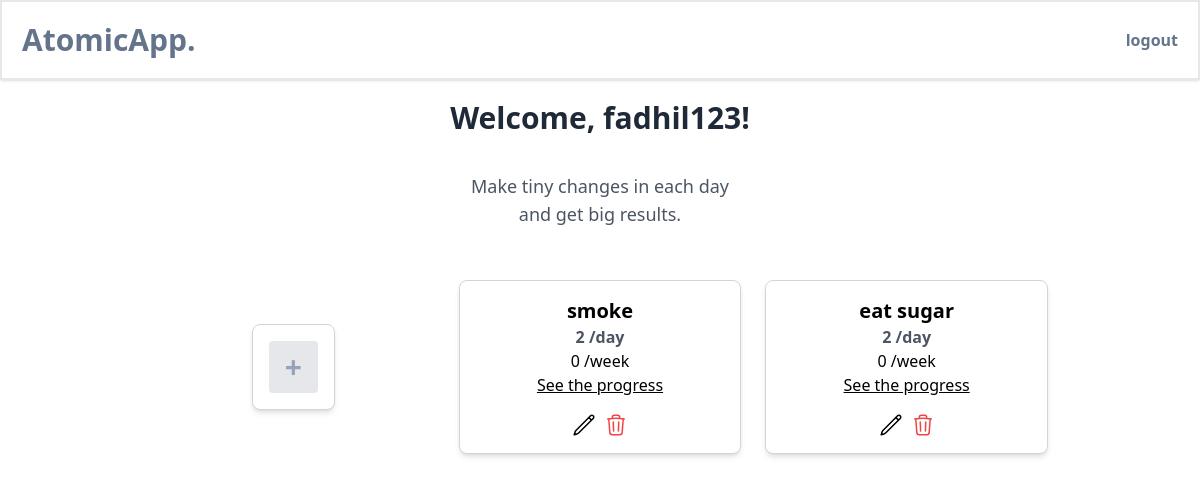
The app's page /badhabits/badhabits.php (signed in) with its own data.
### tables this page shows
CREATE TABLE `account` (
  `id_akun` int NOT NULL AUTO_INCREMENT,
  `username` varchar(255) DEFAULT NULL,
  `password` varchar(255) DEFAULT NULL,
  `created_at` timestamp NULL DEFAULT CURRENT_TIMESTAMP,
  PRIMARY KEY (`id_akun`)
);

CREATE TABLE `bad_habit` (
  `id_bad_habit` int NOT NULL AUTO_INCREMENT,
  `id_akun` int DEFAULT NULL,
  `bad_habit_name` varchar(255) DEFAULT NULL,
  `begin_frequency` int DEFAULT NULL,
  `target_frequency` int DEFAULT NULL,
  `created_at` timestamp NULL DEFAULT CURRENT_TIMESTAMP,
  PRIMARY KEY (`id_bad_habit`),
  KEY `id_akun` (`id_akun`),
  CONSTRAINT `bad_habit_ibfk_1` FOREIGN KEY (`id_akun`) REFERENCES `account` (`id_akun`)
);

### functions.php (called while the page is built, shortened)
<?php
$server = "localhost";
$user = "root";
$pass = "rooting";
$database = "atomic_app";
$connect = mysqli_connect($server, $user, $pass, $database);
function query($query) {
    global $connect;
    $result = mysqli_query($connect, $query);
    $rows = [];
    while ($row = mysqli_fetch_assoc($result)) {
        $rows[] = $row;
    }
    return $rows;
}
?>

### badhabits/badhabits.php (the view, shortened to what this page needs)
<?php
require '../functions.php';
if (isset($_SESSION['id_akun'])) {
    $id_akun = $_SESSION['id_akun'];
    $stmt = $connect->prepare ('SELECT * FROM bad_habit WHERE id_akun = ?');
    $stmt->bind_param('i', $id_akun);
    $stmt->execute();
    if ($stmt->execute()) {
        $result = $stmt->get_result();
    } else {
        echo "Error executing query: " . $stmt->error;
    }
}
?>
<!DOCTYPE html>
<html lang="en">
<head>
    <script src="https://cdn.tailwindcss.com"></script>
</head>
<body>
    <div class="flex flex-col justify-center items-center space-y-5 p-5">
    <?php $row = query("SELECT username FROM account where id_akun = $id_akun")?>
    <?php foreach( $row as $index => $rows ): ?>
        <h1 class="text-3xl font-bold text-gray-800">Welcome, <?= htmlspecialchars($rows["username"]) ?>!</h1>
    <?php endforeach; ?>
    <p class="text-center text-lg text-gray-600 py-4">Make tiny changes in each day<br> and get big results.</p>
    <div class=" grid grid-cols-1 md:grid-cols-3 gap-6 py-4 my-4 w-full max-w-4xl">
    <div class="flex justify-center items-center">
    <div x-data="{ open: false }" class="bg-white border border-gray-300 p-4 rounded-lg shadow-md" onmouseover="this.style.boxShadow='2px 1px'" onmouseout="this.style.boxShadow='3px 2px'">
    <button class="bg-gray-200 px-4 py-2 hover:bg-gray-300 rounded"
            @click="open = ! open">
        <h1 class="font-bold text-3xl text-center text-slate-400 hover:text-slate-100">+</h1>
    </button>
    </div>
    </div>
    <?php
    if (isset($result) && $result->num_rows > 0) {
        while ($row = $result->fetch_assoc()) : ?>
            <div class="bg-white border border-gray-300 p-4 rounded-lg shadow-md" onmouseover="this.style.boxShadow='2px 1px'" onmouseout="this.style.boxShadow='3px 2px'">
                <div class="flex flex-col justify-center items-center">
                    <h3 class="text-center font-bold text-xl"><?= htmlspecialchars($row["bad_habit_name"]); ?></h3>
                    <p class="text-center font-semibold text-gray-600"><?= htmlspecialchars($row["begin_frequency"]); ?> /day</p>
                    <p><?= htmlspecialchars($row['target_frequency'] ); ?> /week</p>
                    <a href="../badhabits_progress/badhabits_progress.php?id_bad_habit=<?= $row['id_bad_habit'] ?>" class="text-center self-center underline-link">See the progress</a>
                </div>
                <div class="flex justify-center mt-4">
                <div x-data="{openEdit: false}">
                <div class="flex justify-center">
                    <a @click="openEdit = !openEdit"class="mr-2 cursor" >
                    </a>
                    <a href="delete_badhabit.php?id=<?= $row['id_bad_habit']; ?>" class="hover:underline text-red-500" onclick="return confirm('Are you sure?');">
                </a>
                </div>
                </div>
                </div>
            </div>
        <?php endwhile;
    } else {
        echo "<p class='text-center font-semibold text-red-500'>No habits found</p>";
    }
    ?>
    </div>
</div>
</body>
</html>

### badhabits/badhabits.php (style rules this page uses)
.underline-link { text-decoration: underline; }
.cursor { cursor: pointer; }

### records on screen
account: username "fadhil123"
bad_habit: bad_habit_name "smoke", begin_frequency "2", target_frequency "0"
bad_habit: bad_habit_name "eat sugar", begin_frequency "2", target_frequency "0"
